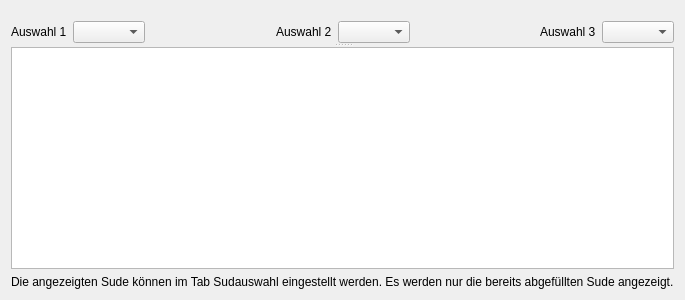
<?xml version="1.0" encoding="UTF-8"?>
<ui version="4.0">
 <class>TabBrauUebersicht</class>
 <widget class="QWidget" name="TabBrauUebersicht">
  <property name="geometry">
   <rect>
    <x>0</x>
    <y>0</y>
    <width>669</width>
    <height>300</height>
   </rect>
  </property>
  <property name="windowTitle">
   <string>Form</string>
  </property>
  <layout class="QVBoxLayout" name="verticalLayout_2">
   <item>
    <widget class="QSplitter" name="splitter">
     <property name="orientation">
      <enum>Qt::Vertical</enum>
     </property>
     <widget class="QWidget" name="verticalLayoutWidget">
      <layout class="QVBoxLayout" name="verticalLayout">
       <item>
        <widget class="WdgDiagramView" name="diagram" native="true">
         <property name="sizePolicy">
          <sizepolicy hsizetype="Expanding" vsizetype="Expanding">
           <horstretch>0</horstretch>
           <verstretch>0</verstretch>
          </sizepolicy>
         </property>
        </widget>
       </item>
       <item>
        <layout class="QHBoxLayout" name="horizontalLayout_92">
         <item>
          <widget class="QLabel" name="label_24">
           <property name="text">
            <string>Auswahl 1</string>
           </property>
          </widget>
         </item>
         <item>
          <widget class="ComboBox" name="cbAuswahlL1">
           <property name="toolTip">
            <string>&lt;html&gt;&lt;head/&gt;&lt;body&gt;&lt;p&gt;Hier kann ein &lt;span style=&quot; font-weight:600;&quot;&gt;erster Parameter &lt;/span&gt;gewählt werden, welcher im Zeitdiagramm dargestellt wird.&lt;/p&gt;&lt;/body&gt;&lt;/html&gt;</string>
           </property>
          </widget>
         </item>
         <item>
          <spacer name="horizontalSpacer_27">
           <property name="orientation">
            <enum>Qt::Horizontal</enum>
           </property>
           <property name="sizeHint" stdset="0">
            <size>
             <width>40</width>
             <height>20</height>
            </size>
           </property>
          </spacer>
         </item>
         <item>
          <widget class="QLabel" name="label_26">
           <property name="text">
            <string>Auswahl 2</string>
           </property>
          </widget>
         </item>
         <item>
          <widget class="ComboBox" name="cbAuswahlL2">
           <property name="toolTip">
            <string>&lt;html&gt;&lt;head/&gt;&lt;body&gt;&lt;p&gt;Hier kann ein &lt;span style=&quot; font-weight:600;&quot;&gt;zweiter Parameter &lt;/span&gt;gewählt werden, welcher im Zeitdiagramm dargestellt wird.&lt;/p&gt;&lt;/body&gt;&lt;/html&gt;</string>
           </property>
          </widget>
         </item>
         <item>
          <spacer name="horizontalSpacer">
           <property name="orientation">
            <enum>Qt::Horizontal</enum>
           </property>
           <property name="sizeHint" stdset="0">
            <size>
             <width>40</width>
             <height>20</height>
            </size>
           </property>
          </spacer>
         </item>
         <item>
          <widget class="QLabel" name="label_25">
           <property name="text">
            <string>Auswahl 3</string>
           </property>
          </widget>
         </item>
         <item>
          <widget class="ComboBox" name="cbAuswahlL3">
           <property name="toolTip">
            <string>&lt;html&gt;&lt;head/&gt;&lt;body&gt;&lt;p&gt;Hier kann ein &lt;span style=&quot; font-weight:600;&quot;&gt;dritter Parameter &lt;/span&gt;gewählt werden, welcher im Zeitdiagramm dargestellt wird.&lt;/p&gt;&lt;/body&gt;&lt;/html&gt;</string>
           </property>
          </widget>
         </item>
        </layout>
       </item>
      </layout>
     </widget>
     <widget class="TableView" name="tableView">
      <property name="contextMenuPolicy">
       <enum>Qt::CustomContextMenu</enum>
      </property>
      <property name="editTriggers">
       <set>QAbstractItemView::NoEditTriggers</set>
      </property>
      <property name="alternatingRowColors">
       <bool>true</bool>
      </property>
      <property name="selectionBehavior">
       <enum>QAbstractItemView::SelectRows</enum>
      </property>
      <property name="wordWrap">
       <bool>false</bool>
      </property>
      <attribute name="verticalHeaderVisible">
       <bool>false</bool>
      </attribute>
     </widget>
    </widget>
   </item>
   <item>
    <widget class="QLabel" name="label">
     <property name="text">
      <string>Die angezeigten Sude können im Tab Sudauswahl eingestellt werden. Es werden nur die bereits abgefüllten Sude angezeigt.</string>
     </property>
    </widget>
   </item>
  </layout>
 </widget>
 <customwidgets>
  <customwidget>
   <class>TableView</class>
   <extends>QTableView</extends>
   <header>widgets/tableview.h</header>
  </customwidget>
  <customwidget>
   <class>ComboBox</class>
   <extends>QComboBox</extends>
   <header>widgets/combobox.h</header>
  </customwidget>
  <customwidget>
   <class>WdgDiagramView</class>
   <extends>QWidget</extends>
   <header>widgets/wdgdiagramview.h</header>
   <container>1</container>
  </customwidget>
 </customwidgets>
 <tabstops>
  <tabstop>cbAuswahlL1</tabstop>
  <tabstop>cbAuswahlL2</tabstop>
  <tabstop>cbAuswahlL3</tabstop>
  <tabstop>tableView</tabstop>
 </tabstops>
 <resources/>
 <connections/>
</ui>
